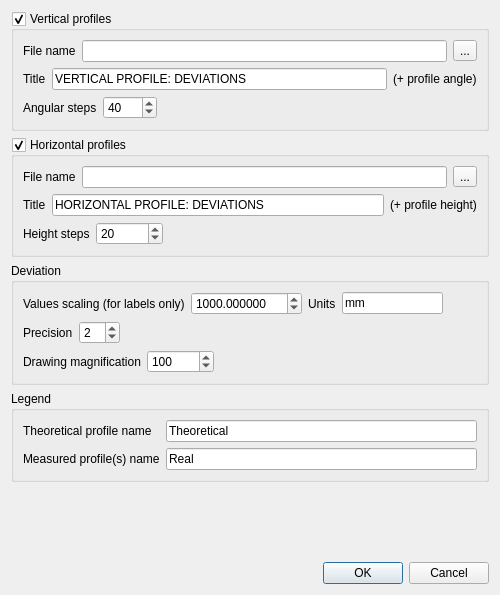
<?xml version="1.0" encoding="UTF-8"?>
<ui version="4.0">
 <class>DxfProfilesExportDlg</class>
 <widget class="QDialog" name="DxfProfilesExportDlg">
  <property name="geometry">
   <rect>
    <x>0</x>
    <y>0</y>
    <width>500</width>
    <height>595</height>
   </rect>
  </property>
  <property name="windowTitle">
   <string>Export profiles to DXF</string>
  </property>
  <layout class="QVBoxLayout" name="verticalLayout_5">
   <item>
    <widget class="QGroupBox" name="vertProfilesGroupBox">
     <property name="title">
      <string>Vertical profiles</string>
     </property>
     <property name="checkable">
      <bool>true</bool>
     </property>
     <layout class="QVBoxLayout" name="verticalLayout_2">
      <item>
       <layout class="QHBoxLayout" name="horizontalLayout">
        <item>
         <widget class="QLabel" name="label_13">
          <property name="text">
           <string>File name</string>
          </property>
         </widget>
        </item>
        <item>
         <widget class="QLineEdit" name="vertOutputFileLineEdit"/>
        </item>
        <item>
         <widget class="QToolButton" name="vertBrowseToolButton">
          <property name="text">
           <string notr="true">...</string>
          </property>
         </widget>
        </item>
       </layout>
      </item>
      <item>
       <layout class="QHBoxLayout" name="horizontalLayout_2">
        <item>
         <widget class="QLabel" name="label">
          <property name="text">
           <string>Title</string>
          </property>
         </widget>
        </item>
        <item>
         <widget class="QLineEdit" name="vertTitleLineEdit">
          <property name="text">
           <string>VERTICAL PROFILE: DEVIATIONS</string>
          </property>
         </widget>
        </item>
        <item>
         <widget class="QLabel" name="label_9">
          <property name="text">
           <string>(+ profile angle)</string>
          </property>
         </widget>
        </item>
       </layout>
      </item>
      <item>
       <layout class="QHBoxLayout" name="horizontalLayout_3">
        <item>
         <widget class="QLabel" name="label_2">
          <property name="text">
           <string>Angular steps</string>
          </property>
         </widget>
        </item>
        <item>
         <widget class="QSpinBox" name="angularStepsSpinBox">
          <property name="minimum">
           <number>1</number>
          </property>
          <property name="maximum">
           <number>3600</number>
          </property>
          <property name="value">
           <number>40</number>
          </property>
         </widget>
        </item>
        <item>
         <spacer name="horizontalSpacer">
          <property name="orientation">
           <enum>Qt::Horizontal</enum>
          </property>
          <property name="sizeHint" stdset="0">
           <size>
            <width>40</width>
            <height>20</height>
           </size>
          </property>
         </spacer>
        </item>
       </layout>
      </item>
     </layout>
    </widget>
   </item>
   <item>
    <widget class="QGroupBox" name="horizProfilesGroupBox">
     <property name="title">
      <string>Horizontal profiles</string>
     </property>
     <property name="checkable">
      <bool>true</bool>
     </property>
     <layout class="QVBoxLayout" name="verticalLayout_3">
      <item>
       <layout class="QHBoxLayout" name="horizontalLayout_9">
        <item>
         <widget class="QLabel" name="label_14">
          <property name="text">
           <string>File name</string>
          </property>
         </widget>
        </item>
        <item>
         <widget class="QLineEdit" name="horizOutputFileLineEdit"/>
        </item>
        <item>
         <widget class="QToolButton" name="horizBrowseToolButton">
          <property name="text">
           <string notr="true">...</string>
          </property>
         </widget>
        </item>
       </layout>
      </item>
      <item>
       <layout class="QHBoxLayout" name="horizontalLayout_4">
        <item>
         <widget class="QLabel" name="label_10">
          <property name="text">
           <string>Title</string>
          </property>
         </widget>
        </item>
        <item>
         <widget class="QLineEdit" name="horizTitleLineEdit">
          <property name="text">
           <string>HORIZONTAL PROFILE: DEVIATIONS</string>
          </property>
         </widget>
        </item>
        <item>
         <widget class="QLabel" name="label_11">
          <property name="text">
           <string>(+ profile height)</string>
          </property>
         </widget>
        </item>
       </layout>
      </item>
      <item>
       <layout class="QHBoxLayout" name="horizontalLayout_5">
        <item>
         <widget class="QLabel" name="label_12">
          <property name="text">
           <string>Height steps</string>
          </property>
         </widget>
        </item>
        <item>
         <widget class="QSpinBox" name="heightStepsSpinBox">
          <property name="minimum">
           <number>1</number>
          </property>
          <property name="maximum">
           <number>100000</number>
          </property>
          <property name="value">
           <number>20</number>
          </property>
         </widget>
        </item>
        <item>
         <spacer name="horizontalSpacer_2">
          <property name="orientation">
           <enum>Qt::Horizontal</enum>
          </property>
          <property name="sizeHint" stdset="0">
           <size>
            <width>40</width>
            <height>20</height>
           </size>
          </property>
         </spacer>
        </item>
       </layout>
      </item>
     </layout>
    </widget>
   </item>
   <item>
    <widget class="QGroupBox" name="groupBox_2">
     <property name="title">
      <string>Deviation</string>
     </property>
     <layout class="QVBoxLayout" name="verticalLayout_4">
      <item>
       <layout class="QHBoxLayout" name="horizontalLayout_6">
        <item>
         <widget class="QLabel" name="label_7">
          <property name="text">
           <string>Values scaling (for labels only)</string>
          </property>
         </widget>
        </item>
        <item>
         <widget class="QDoubleSpinBox" name="devValuesScaleDoubleSpinBox">
          <property name="decimals">
           <number>6</number>
          </property>
          <property name="minimum">
           <double>0.000001000000000</double>
          </property>
          <property name="maximum">
           <double>1000000.000000000000000</double>
          </property>
          <property name="value">
           <double>1000.000000000000000</double>
          </property>
         </widget>
        </item>
        <item>
         <widget class="QLabel" name="label_8">
          <property name="text">
           <string>Units</string>
          </property>
         </widget>
        </item>
        <item>
         <widget class="QLineEdit" name="scaledDevUnitsLineEdit">
          <property name="sizePolicy">
           <sizepolicy hsizetype="Maximum" vsizetype="Fixed">
            <horstretch>0</horstretch>
            <verstretch>0</verstretch>
           </sizepolicy>
          </property>
          <property name="text">
           <string notr="true">mm</string>
          </property>
         </widget>
        </item>
        <item>
         <spacer name="horizontalSpacer_5">
          <property name="orientation">
           <enum>Qt::Horizontal</enum>
          </property>
          <property name="sizeHint" stdset="0">
           <size>
            <width>40</width>
            <height>20</height>
           </size>
          </property>
         </spacer>
        </item>
       </layout>
      </item>
      <item>
       <layout class="QHBoxLayout" name="horizontalLayout_8">
        <item>
         <widget class="QLabel" name="label_5">
          <property name="text">
           <string>Precision</string>
          </property>
         </widget>
        </item>
        <item>
         <widget class="QSpinBox" name="precisionSpinBox">
          <property name="maximum">
           <number>12</number>
          </property>
          <property name="value">
           <number>2</number>
          </property>
         </widget>
        </item>
        <item>
         <spacer name="horizontalSpacer_3">
          <property name="orientation">
           <enum>Qt::Horizontal</enum>
          </property>
          <property name="sizeHint" stdset="0">
           <size>
            <width>40</width>
            <height>20</height>
           </size>
          </property>
         </spacer>
        </item>
       </layout>
      </item>
      <item>
       <layout class="QHBoxLayout" name="horizontalLayout_7">
        <item>
         <widget class="QLabel" name="label_6">
          <property name="text">
           <string>Drawing magnification</string>
          </property>
         </widget>
        </item>
        <item>
         <widget class="QSpinBox" name="magnifyCoefSpinBox">
          <property name="maximum">
           <number>1000000</number>
          </property>
          <property name="singleStep">
           <number>10</number>
          </property>
          <property name="value">
           <number>100</number>
          </property>
         </widget>
        </item>
        <item>
         <spacer name="horizontalSpacer_4">
          <property name="orientation">
           <enum>Qt::Horizontal</enum>
          </property>
          <property name="sizeHint" stdset="0">
           <size>
            <width>40</width>
            <height>20</height>
           </size>
          </property>
         </spacer>
        </item>
       </layout>
      </item>
     </layout>
    </widget>
   </item>
   <item>
    <widget class="QGroupBox" name="groupBox_3">
     <property name="title">
      <string>Legend</string>
     </property>
     <layout class="QFormLayout" name="formLayout">
      <item row="0" column="0">
       <widget class="QLabel" name="label_3">
        <property name="text">
         <string>Theoretical profile name</string>
        </property>
       </widget>
      </item>
      <item row="0" column="1">
       <widget class="QLineEdit" name="theoNameLineEdit">
        <property name="text">
         <string>Theoretical</string>
        </property>
       </widget>
      </item>
      <item row="1" column="0">
       <widget class="QLabel" name="label_4">
        <property name="text">
         <string>Measured profile(s) name</string>
        </property>
       </widget>
      </item>
      <item row="1" column="1">
       <widget class="QLineEdit" name="realNameLineEdit">
        <property name="text">
         <string>Real</string>
        </property>
       </widget>
      </item>
     </layout>
    </widget>
   </item>
   <item>
    <spacer name="verticalSpacer">
     <property name="orientation">
      <enum>Qt::Vertical</enum>
     </property>
     <property name="sizeHint" stdset="0">
      <size>
       <width>20</width>
       <height>14</height>
      </size>
     </property>
    </spacer>
   </item>
   <item>
    <widget class="QDialogButtonBox" name="buttonBox">
     <property name="orientation">
      <enum>Qt::Horizontal</enum>
     </property>
     <property name="standardButtons">
      <set>QDialogButtonBox::Cancel|QDialogButtonBox::Ok</set>
     </property>
    </widget>
   </item>
  </layout>
 </widget>
 <resources/>
 <connections>
  <connection>
   <sender>buttonBox</sender>
   <signal>accepted()</signal>
   <receiver>DxfProfilesExportDlg</receiver>
   <slot>accept()</slot>
   <hints>
    <hint type="sourcelabel">
     <x>248</x>
     <y>254</y>
    </hint>
    <hint type="destinationlabel">
     <x>157</x>
     <y>274</y>
    </hint>
   </hints>
  </connection>
  <connection>
   <sender>buttonBox</sender>
   <signal>rejected()</signal>
   <receiver>DxfProfilesExportDlg</receiver>
   <slot>reject()</slot>
   <hints>
    <hint type="sourcelabel">
     <x>316</x>
     <y>260</y>
    </hint>
    <hint type="destinationlabel">
     <x>286</x>
     <y>274</y>
    </hint>
   </hints>
  </connection>
 </connections>
</ui>
